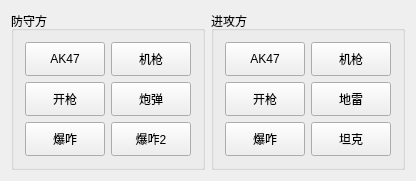
<?xml version="1.0" encoding="UTF-8"?>
<ui version="4.0">
 <class>Widget</class>
 <widget class="QWidget" name="Widget">
  <property name="geometry">
   <rect>
    <x>0</x>
    <y>0</y>
    <width>376</width>
    <height>181</height>
   </rect>
  </property>
  <property name="windowTitle">
   <string>QSoundEffect播放声音</string>
  </property>
  <property name="styleSheet">
   <string notr="true">QPushButton{min-height:30px;
}</string>
  </property>
  <layout class="QHBoxLayout" name="horizontalLayout">
   <item>
    <widget class="QGroupBox" name="groupBox">
     <property name="title">
      <string>防守方</string>
     </property>
     <layout class="QGridLayout" name="gridLayout_2">
      <item row="0" column="0">
       <widget class="QPushButton" name="pushButton">
        <property name="text">
         <string>AK47</string>
        </property>
       </widget>
      </item>
      <item row="0" column="1">
       <widget class="QPushButton" name="pushButton_2">
        <property name="text">
         <string>机枪</string>
        </property>
       </widget>
      </item>
      <item row="1" column="0">
       <widget class="QPushButton" name="pushButton_3">
        <property name="text">
         <string>开枪</string>
        </property>
       </widget>
      </item>
      <item row="1" column="1">
       <widget class="QPushButton" name="pushButton_9">
        <property name="text">
         <string>炮弹</string>
        </property>
       </widget>
      </item>
      <item row="2" column="0">
       <widget class="QPushButton" name="pushButton_4">
        <property name="text">
         <string>爆咋</string>
        </property>
       </widget>
      </item>
      <item row="2" column="1">
       <widget class="QPushButton" name="pushButton_10">
        <property name="text">
         <string>爆咋2</string>
        </property>
       </widget>
      </item>
     </layout>
    </widget>
   </item>
   <item>
    <spacer name="horizontalSpacer">
     <property name="orientation">
      <enum>Qt::Horizontal</enum>
     </property>
     <property name="sizeHint" stdset="0">
      <size>
       <width>40</width>
       <height>20</height>
      </size>
     </property>
    </spacer>
   </item>
   <item>
    <widget class="QGroupBox" name="groupBox_2">
     <property name="title">
      <string>进攻方</string>
     </property>
     <layout class="QGridLayout" name="gridLayout">
      <item row="1" column="1">
       <widget class="QPushButton" name="pushButton_11">
        <property name="text">
         <string>地雷</string>
        </property>
       </widget>
      </item>
      <item row="1" column="0">
       <widget class="QPushButton" name="pushButton_7">
        <property name="text">
         <string>开枪</string>
        </property>
       </widget>
      </item>
      <item row="2" column="0">
       <widget class="QPushButton" name="pushButton_8">
        <property name="minimumSize">
         <size>
          <width>0</width>
          <height>32</height>
         </size>
        </property>
        <property name="text">
         <string>爆咋</string>
        </property>
       </widget>
      </item>
      <item row="0" column="0">
       <widget class="QPushButton" name="pushButton_5">
        <property name="text">
         <string>AK47</string>
        </property>
       </widget>
      </item>
      <item row="0" column="1">
       <widget class="QPushButton" name="pushButton_6">
        <property name="text">
         <string>机枪</string>
        </property>
       </widget>
      </item>
      <item row="2" column="1">
       <widget class="QPushButton" name="pushButton_12">
        <property name="text">
         <string>坦克</string>
        </property>
       </widget>
      </item>
     </layout>
    </widget>
   </item>
  </layout>
 </widget>
 <layoutdefault spacing="6" margin="11"/>
 <resources/>
 <connections/>
</ui>
